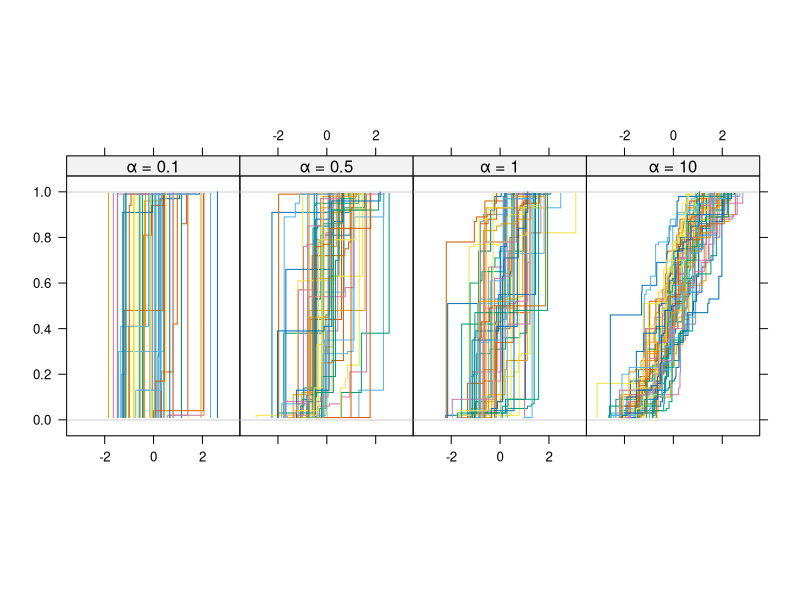
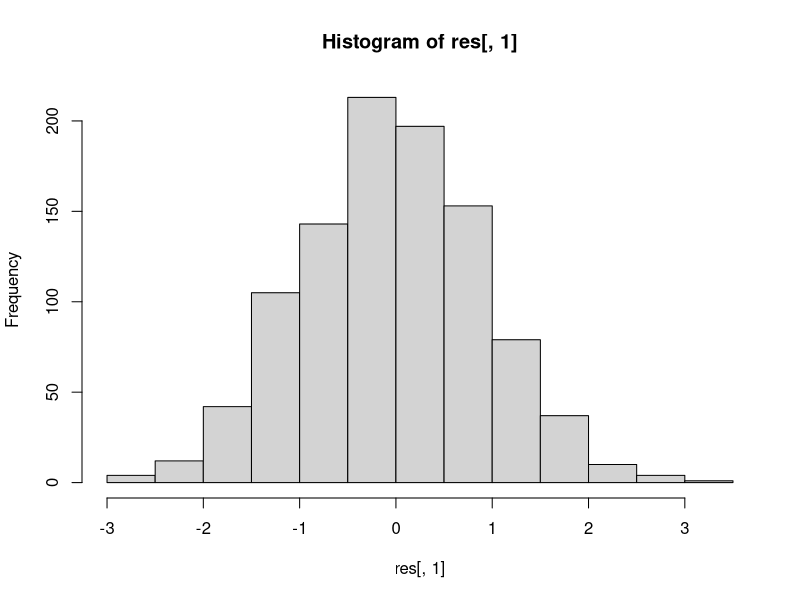
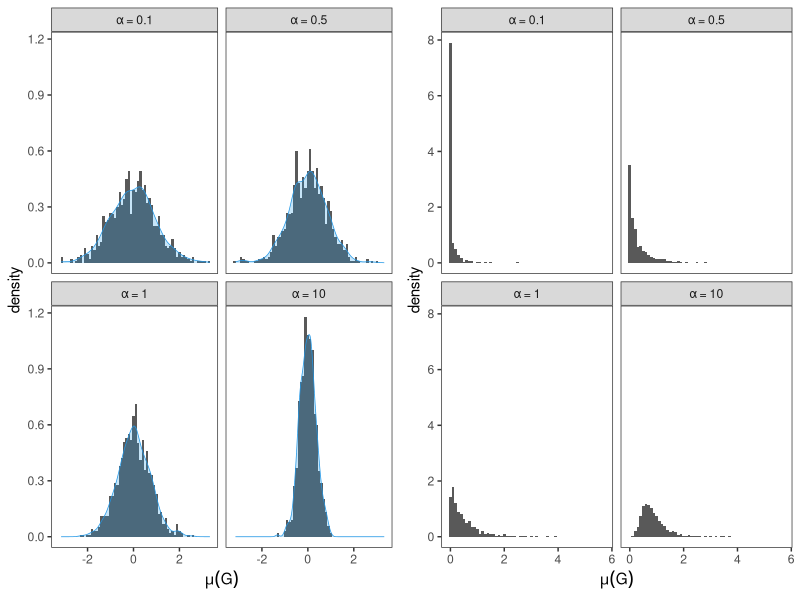
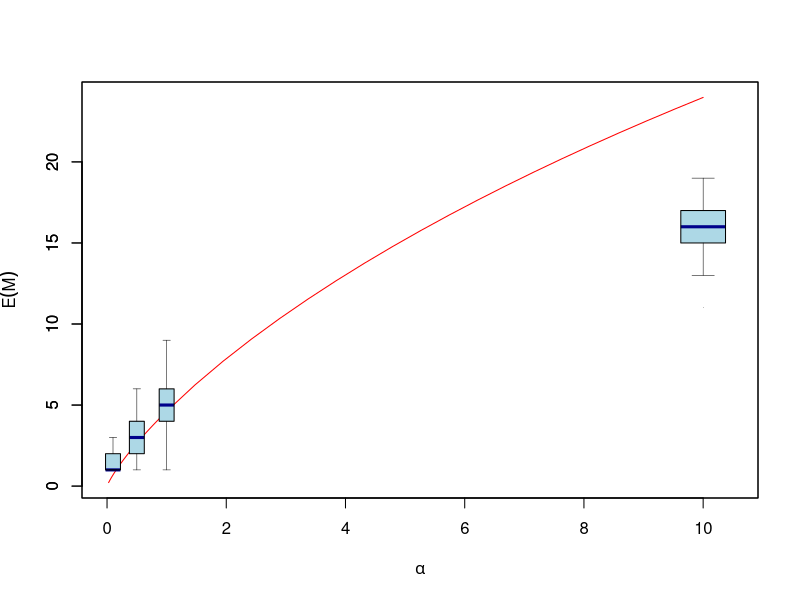

These charts were generated, in order, by the following R code:
rm(list = ls())

library(lattice)
library(latticeExtra)
library(ggplot2)

K.trunc = 20
Sethu_jump = function(alpha, K = K.trunc){
  v = w = array(dim = K)
  v[K] = 1
  v[1:(K - 1)] = rbeta(n = K - 1, 1, alpha)
  w[1] = v[1]
  for(h in 2:K){
    w[h] = v[h] * prod(1 - v[1:(h - 1)])
  }
  return(w)
}

generate_DPH = function(alpha, K, N.sample, 
                        base, baseparams, 
                        jump = Sethu_jump){
  if(base == 'norm' && length(baseparams) == 2){
    m = baseparams[1]
    s = baseparams[2]
    atoms = rnorm(n = K, mean = m, sd = s)
    w = jump(alpha, K)
    dph.sample = sample(x = atoms, replace = T, 
                        size = N.sample, prob = w)
  }else stop("Incorrect base measure/parameters.")
}

set.seed(1729)
N.S = 50
sample.size = 100
alphaseq = c(0.1, 0.5, 1, 10)
dph.samples = NULL
for(alpha in alphaseq){
  dph.samples.temp = array(dim = c(sample.size, N.S))
  for(i in 1:N.S){
    dph.samples.temp[, i] = generate_DPH(alpha = alpha, K = 20, 
                                         N.sample = sample.size,
                                         base = "norm", baseparams = c(0, 1))
  }
  xnam = paste("x", 1:N.S, sep = "")
  colnames(dph.samples.temp) = xnam
  dph.samples.temp = as.data.frame(dph.samples.temp)
  dph.samples = rbind(dph.samples, dph.samples.temp)
}
alpha.labels = paste("\U03B1 =",
                     as.character(alphaseq), sep = " ")
dph.samples$alpha = rep(alpha.labels, each = sample.size)

fmla1 = as.formula(paste("~ ", paste(xnam, collapse= "+"), " | alpha"))
ecdfplot(fmla1, data = dph.samples,
         xlab = "", ylab = "", xaxt = "n", asp = 1.5)

mv_functional = function(n.G, alpha, 
                         sample.size = 100,
                         K = 20, base = "norm",
                         baseparams = c(0, 1)){
  dph.samples.temp = array(dim = c(sample.size, n.G))
  for(i in 1:n.G){
    dph.samples.temp[, i] = generate_DPH(alpha = alpha, K = K, 
                                         N.sample = sample.size,
                                         base = base, 
                                         baseparams = baseparams)
  }
  m1.G = apply(dph.samples.temp, 2, mean)                   # first moment
  m2.G = apply(dph.samples.temp, 2, function(x) mean(x^2))  # second moment
  v.G = m2.G - (m1.G)^2                                     # variance functional
  return(cbind(m1.G, v.G))
}

n.G = 1000
res = mv_functional(n.G = n.G, alpha = 0.1)
hist(res[,1])

mv.df = data.frame(mean = as.numeric(),
                   var = as.numeric())
for(alpha in alphaseq){
  temp = mv_functional(n.G = n.G, alpha = alpha)
  mv.df = rbind(mv.df, temp)
}

names(mv.df) = c("mean", "var")
mv.df$alpha = rep(alpha.labels, each = n.G)

plot.mu = ggplot(mv.df) +
  geom_histogram(aes(x = mean, y = ..density..), 
                 binwidth = 0.1) +
  geom_density(aes(x = mean), lwd = 0.25, colour = 4,
               fill = 4, alpha = 0.25) +
  facet_wrap(~ alpha, ncol = 2) +
  xlab(expression(mu(G))) +
  theme_bw() +
  theme(panel.grid.minor = element_blank(),
        panel.grid.major = element_blank())

plot.var = ggplot(mv.df) +
  geom_histogram(aes(x = var, y = ..density..), 
                 binwidth = 0.1) +
  facet_wrap(~ alpha, ncol = 2) +
  xlab(expression(mu(G))) +
  theme_bw() +
  theme(panel.grid.minor = element_blank(),
        panel.grid.major = element_blank())

gridExtra::grid.arrange(plot.mu, plot.var, ncol = 2)



set.seed(1729)
N.S = 50
sample.size = 100
alphaseq = c(0.1, 0.5, 1, 10)
E.M.dph = array(dim = c(N.S, length(alphaseq)))
for(j in 1:length(alphaseq)){
  alpha = alphaseq[j]
  dph.samples.temp = array(dim = c(sample.size, N.S))
  for(i in 1:N.S){
    dph.samples.temp[, i] = generate_DPH(alpha = alpha, K = 20, 
                                         N.sample = sample.size,
                                         base = "norm", baseparams = c(0, 1))
  }
  m = apply(dph.samples.temp, 2, function(x) length(unique(x)))
  E.M.dph[, j] = m
}
E.M.theo = alphaseq * log((alphaseq + sample.size) / alphaseq)
alpha.grid = c(seq(0, 0.5, length.out = 20),
               seq(0.5, 1, length.out = 20),
               seq(1, 10, length.out = 20))
E.M.theo = alpha.grid * log((alpha.grid + sample.size) / alpha.grid)

plot(alpha.grid, E.M.theo, col = "red", xlim = c(0, 10.5),
     xlab = expression(paste(alpha)), ylab = expression(paste(E(M))), type = "l")
boxplot(E.M.dph, boxwex = c(0.25, 0.25, 0.25, 0.75), xaxt = "n", 
        whisklty = 1, whisklwd = 0.5, 
        staplelty = 1, staplelwd = 0.5,
        outpch = ".", outcol = "grey", outcex = 0.5, 
        medcol = "darkblue", col = "lightblue",
        at = alphaseq, add = T)
